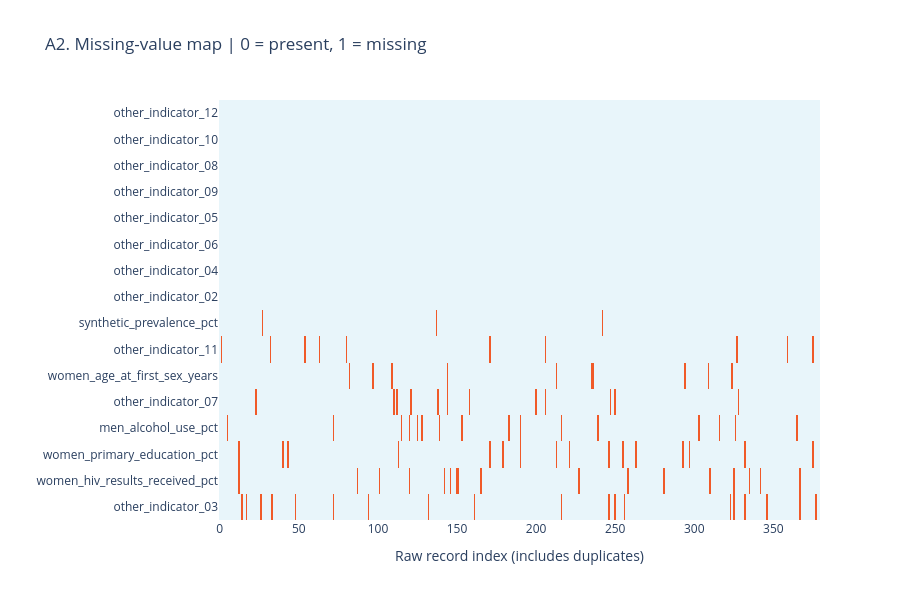

The code cell stored with this chart in its notebook:
### Markdown cell above
## 3. AUDIT B: Interactive missing-data map

A missingness heatmap shows *where missing cells occur*. Each horizontal line is a raw record and each column is a variable. Use hover to examine individual cells.

**Interpretation prompt:** Are missing values clustered in specific predictors or scattered across records? In real surveys you would also evaluate whether missingness varies by site, region, sex or time.

### Code cell
heat_columns = list(missing_table.head(16)['variable'])
heat = work[heat_columns].isna().astype(int).T
fig = go.Figure(go.Heatmap(z=heat.to_numpy(), x=np.arange(len(work)), y=heat.index,
 colorscale=[[0.0,'#E8F5FA'],[0.499,'#E8F5FA'],[0.5,'#F05A28'],[1.0,'#F05A28']],
 zmin=0,zmax=1, showscale=False,
 hovertemplate='Variable: %{y}<br>Raw record index: %{x}<br>Missing flag: %{z}<extra></extra>'))
fig.update_layout(title='A2. Missing-value map | 0 = present, 1 = missing',
    xaxis_title='Raw record index (includes duplicates)', yaxis_title='', height=600)
fig.show()
print('INTERPRET: Orange cells are missing. This map displays the 16 fields with most missing cells.')

### Figure 1 — Plotly figure (JSON) as saved in the notebook; plotly's stock layout.template omitted (floating-point values rounded to 4 significant figures; data arrays with more than 128 entries replaced by an {"elided": "..."} marker saying what was removed)
{"data": [{"colorscale": [[0.0, "#E8F5FA"], [0.499, "#E8F5FA"], [0.5, "#F05A28"], [1.0, "#F05A28"]], "hovertemplate": "Variable: %{y}<br>Raw record index: %{x}<br>Missing flag: %{z}<extra></extra>", "showscale": false, "type": "heatmap", "x": {"elided": "380 int values"}, "y": ["other_indicator_03", "women_hiv_results_received_pct", "women_primary_education_pct", "men_alcohol_use_pct", "other_indicator_07", "women_age_at_first_sex_years", "other_indicator_11", "synthetic_prevalence_pct", "other_indicator_02", "other_indicator_04", "other_indicator_06", "other_indicator_05", "other_indicator_09", "other_indicator_08", "other_indicator_10", "other_indicator_12"], "z": {"elided": "16x380 int values"}, "zmax": 1, "zmin": 0}], "layout": {"height": 600, "title": {"text": "A2. Missing-value map | 0 = present, 1 = missing"}, "xaxis": {"title": {"text": "Raw record index (includes duplicates)"}}, "yaxis": {"title": {"text": ""}}}}
